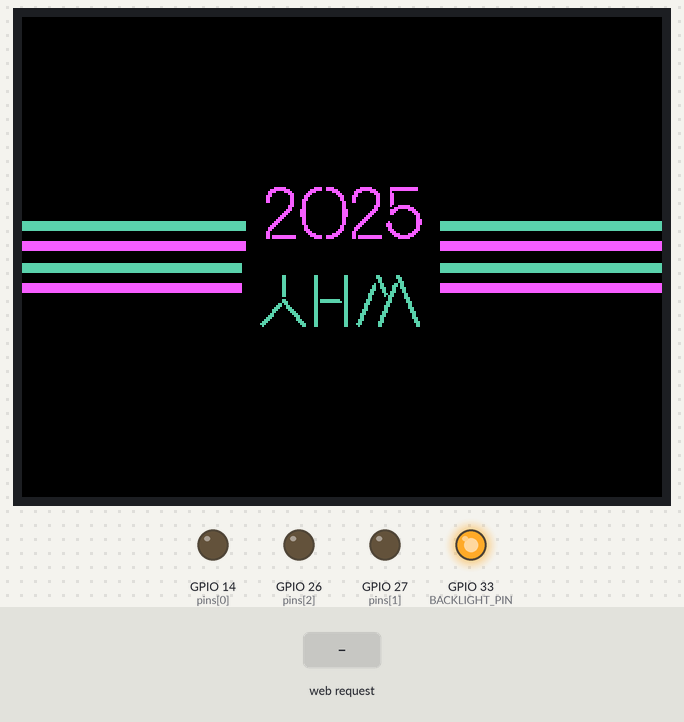
Recording of a sketch running on a simulated ESP32. Parts: 320×240 colour display, output pins drawn as LEDs (lit = HIGH). The test bench sets the inputs (shaded band). EEPROM starts erased; what the sketch prints to the serial monitor is not drawn.

Above: at 1.5 s.
1.6 s: HTTP request GET /toggleAll received
At 2.4 s:
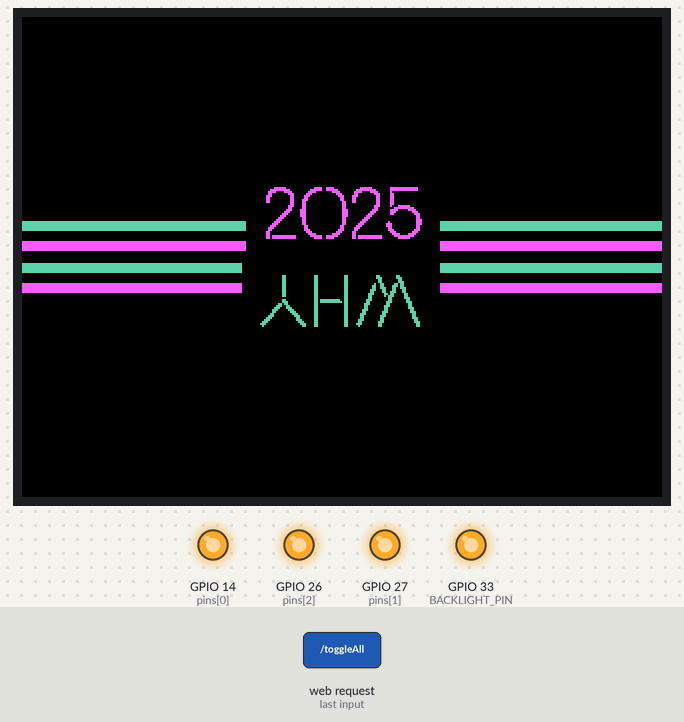
3.1 s: HTTP request GET /toggleBacklight received
At 4.3 s:
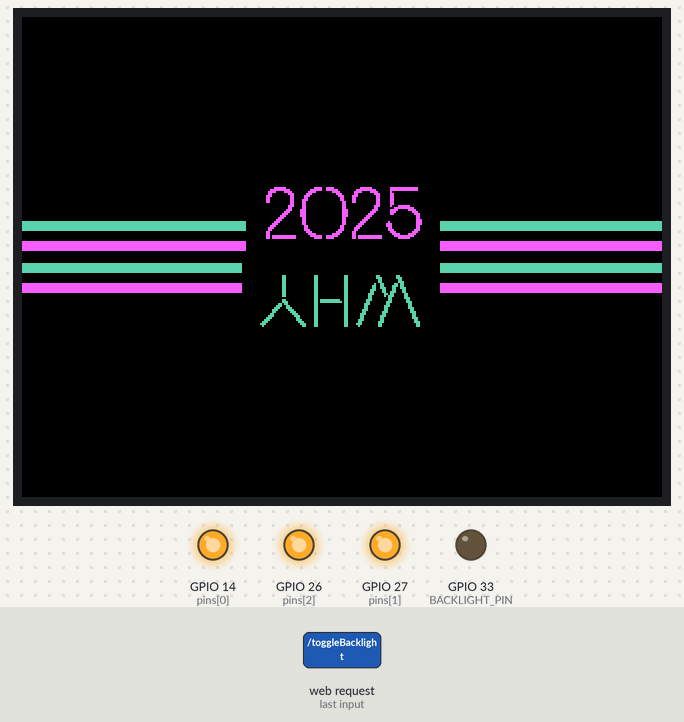
4.6 s: HTTP request GET /setMasterBrightness?value= received
At 5.9 s:
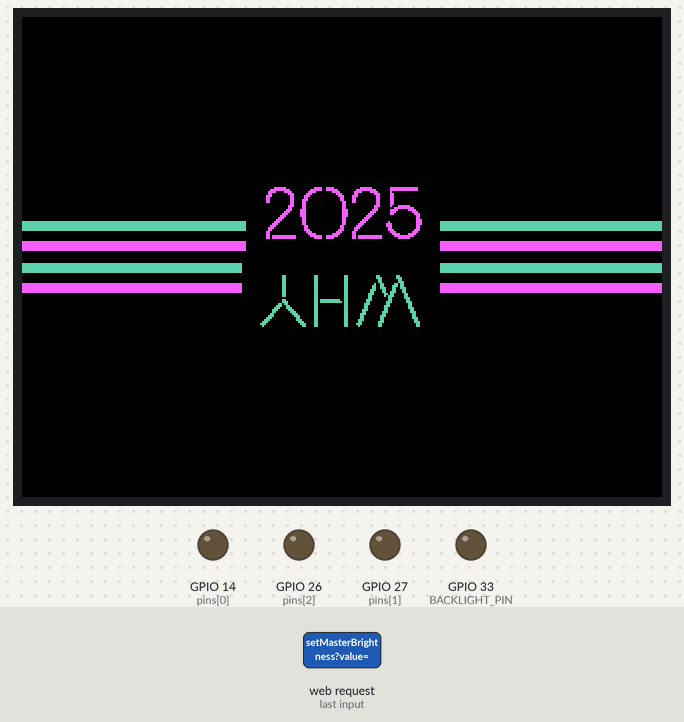
Timing chart, 0 to 7.6 s (numbered marks = the images above; inputs shaded):
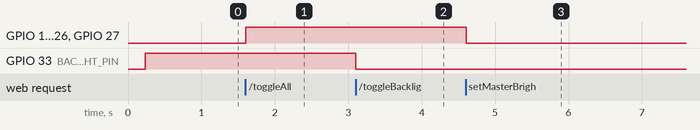

The sketch:

Why_code.ino
```cpp
#include <WiFi.h>
#include <SPI.h>
#include <Adafruit_GFX.h>
#include <Adafruit_ILI9341.h>
#include <Preferences.h>  // Persistent storage
#include <driver/ledc.h>
#include "Beon_Regular20pt7b.h"


#define TFT_DC 4
#define TFT_CS 15
#define TFT_RST 2
#define TFT_MISO 19
#define TFT_MOSI 23
#define TFT_CLK 18

// Backlight control
#define BACKLIGHT_PIN 33
int backlightBrightness = 255;  // Default full brightness
bool backlightState = true;     // Default ON

// GPIO Pins for PWM control (removed pins 25, 33, 32)
const int pins[] = {14, 27, 26};
const int numPins = 3;
bool pinStates[numPins] = {false, false, false};
int pinBrightness[numPins] = {255, 255, 255};  // PWM brightness values (0-255)

// Initialize TFT display
Adafruit_ILI9341 tft = Adafruit_ILI9341(TFT_CS, TFT_DC, TFT_RST);

// Generate unique SSID & Password
uint32_t chipID = (uint32_t)ESP.getEfuseMac();
String uniqueID = String(chipID & 0xFFFFFF, HEX);
String ssid = "ESP32_Display_" + uniqueID;
String password = "ESP_" + uniqueID;

// Persistent storage
Preferences preferences;

// Store text input
String line1;
String line2;

// Default text values
const String defaultLine1 = "WHY";
const String defaultLine2 = "2025";

// Start the web server
WiFiServer server(80);

// Function to save text to flash storage
void saveText(String text1, String text2) {
    preferences.begin("display", false);
    preferences.putString("line1", text1);
    preferences.putString("line2", text2);
    preferences.end();
}

// Function to save GPIO states and brightness
void savePinStates() {
    preferences.begin("display", false);
    for (int i = 0; i < numPins; i++) {
        preferences.putBool(("pin" + String(i)).c_str(), pinStates[i]);
        preferences.putInt(("brightness" + String(i)).c_str(), pinBrightness[i]);
    }
    preferences.end();
}

void handleTextUpdate(String request) {
    // Extract line1
    int line1Index = request.indexOf("line1=");
    int line2Index = request.indexOf("line2=");

    if (line1Index >= 0 && line2Index >= 0) {
        line1Index += 6; // Move past "line1="
        line2Index += 6; // Move past "line2="

        // Extract values from the request
        String newLine1 = request.substring(line1Index, request.indexOf('&', line1Index));
        String newLine2 = request.substring(line2Index, request.indexOf(' ', line2Index));

        // Decode URL encoding (replace %20 with space, etc.)
        newLine1.replace("%20", " ");
        newLine2.replace("%20", " ");

        // Save new text to persistent storage
        preferences.begin("display", false);
        preferences.putString("line1", newLine1);
        preferences.putString("line2", newLine2);
        preferences.end();

        // Update the display with new text
        line1 = newLine1;
        line2 = newLine2;
        updateDisplay();
    }
}

// Function to display Wi-Fi credentials
void showWiFiInfo() {
    tft.fillScreen(ILI9341_BLACK);
    tft.setTextColor(ILI9341_WHITE);
    tft.setTextSize(2);

    tft.setCursor(20, 80);
    tft.println("Connect to:");

    tft.setCursor(20, 110);
    tft.println(ssid);

    tft.setCursor(20, 150);
    tft.println("Password:");

    tft.setCursor(20, 180);
    tft.println(password);
}

void drawThickLine(int x1, int y, int x2, uint16_t color, int thickness) {
    for (int i = 0; i < thickness; i++) {
        tft.drawLine(x1, y + i, x2, y + i, color);
    }
}

void updateDisplay() {
    tft.setRotation(3);  // Landscape (320x240)
    tft.fillScreen(ILI9341_BLACK);
    tft.setFont(&Beon_Regular20pt7b);
    tft.setTextSize(0.5);

    // === LINE 1 (top) ===
    int16_t x1, y1;
    uint16_t w1, h1;
    tft.getTextBounds(line1, 0, 0, &x1, &y1, &w1, &h1);
    int16_t textX1 = (320 - w1) / 2;
    int16_t textY1 = 110;
    tft.setTextColor(0xF25E95);
    tft.setCursor(textX1, textY1);
    tft.println(line1);

    // Main red line
    int16_t lineY1 = textY1 - h1 / 2 + 15;
    drawThickLine(0, lineY1, textX1 - 10, 0xF25E95, 5);       // Left part
    drawThickLine(textX1 + w1 + 10, lineY1, 320, 0xF25E95, 5); // Right part

    // Blue accents above the red line
    drawThickLine(0, lineY1 - 5 - 5, textX1 - 10, 0x61F2FF, 5);  // top left
    drawThickLine(textX1 + w1 + 10, lineY1 - 5 - 5, 320, 0x61F2FF, 5);  // top right


    // === LINE 2 (bottom, flipped) ===
    tft.setRotation((3 + 2) % 4);  // rotate 180
    tft.setFont(&Beon_Regular20pt7b);
    tft.setTextSize(0.5);

    tft.getTextBounds(line2, 0, 0, &x1, &y1, &w1, &h1);
    int16_t textX2 = (320 - w1) / 2;
    int16_t textY2 = 110;
    tft.setTextColor(0x61F2FF);
    tft.setCursor(textX2, textY2);
    tft.println(line2);

    int16_t lineY2 = textY2 - h1 / 2 + 15;

    // Main blue line
    drawThickLine(0, lineY2, textX2 - 10, 0x61F2FF, 5);
    drawThickLine(textX2 + w1 + 10, lineY2, 320, 0x61F2FF, 5);

    // Red accents above the blue line
    drawThickLine(0, lineY2 - 5 - 5, textX2 - 10, 0xF25E95, 5);  // top left
    drawThickLine(textX2 + w1 + 10, lineY2 - 5 - 5, 320, 0xF25E95, 5);  // top right

    // Reset
    tft.setRotation(3);
    tft.setFont(NULL);
}

void setup() {
    pinMode(BACKLIGHT_PIN, OUTPUT);
    Serial.begin(115200);

    SPI.begin(TFT_CLK, TFT_MISO, TFT_MOSI, TFT_CS);
    // Initialize display
    tft.begin();
    tft.setRotation(3);
    tft.fillScreen(ILI9341_BLACK);

    // Load saved text & backlight settings
    preferences.begin("display", false);
    line1 = preferences.getString("line1", defaultLine1);
    line2 = preferences.getString("line2", defaultLine2);
    backlightBrightness = preferences.getInt("brightness", 255);
    backlightState = preferences.getBool("backlight", true);
    preferences.end();

    // Load saved GPIO states and brightness
    preferences.begin("display", false);
    for (int i = 0; i < numPins; i++) {
        pinMode(pins[i], OUTPUT);
        pinStates[i] = preferences.getBool(("pin" + String(i)).c_str(), false);
        pinBrightness[i] = preferences.getInt(("brightness" + String(i)).c_str(), 255);
        setPinPWM(i, pinStates[i] ? pinBrightness[i] : 0);
    }
    preferences.end();

    setBacklight(255);

    // Show Wi-Fi credentials on screen
    showWiFiInfo();

    // Start Wi-Fi Access Point
    WiFi.softAP(ssid.c_str(), password.c_str());
    server.begin();

    // Wait 10 seconds before clearing screen
    //delay(10000);
    updateDisplay();
}

void loop() {
    WiFiClient client = server.available();
    if (client) {
        Serial.println("New Client Connected!");
        String request = "";
        while (client.connected()) {
            if (client.available()) {
                char c = client.read();
                request += c;

                if (c == '\n') {
                    // Handle Text Update
                    if (request.indexOf("GET /update") >= 0) {
                        handleTextUpdate(request);
                    }

                    // Handle GPIO Toggles
                    for (int i = 0; i < numPins; i++) {
                        if (request.indexOf("GET /toggle" + String(i)) >= 0) {
                            pinStates[i] = !pinStates[i];
                            setPinPWM(i, pinStates[i] ? pinBrightness[i] : 0);
                            savePinStates();
                        }
                    }

                    // Handle PWM Brightness Changes
                    for (int i = 0; i < numPins; i++) {
                        if (request.indexOf("GET /setBrightness" + String(i) + "?value=") >= 0) {
                            int brightnessValue = request.substring(request.indexOf("=") + 1).toInt();
                            if (brightnessValue >= 0 && brightnessValue <= 255) {
                                pinBrightness[i] = brightnessValue;
                                if (pinStates[i]) setPinPWM(i, pinBrightness[i]);
                                savePinStates();
                            }
                        }
                    }

                    // Handle Master PWM Brightness Change
                    if (request.indexOf("GET /setMasterBrightness?value=") >= 0) {
                        int brightnessValue = request.substring(request.indexOf("=") + 1).toInt();
                        if (brightnessValue >= 0 && brightnessValue <= 255) {
                            // Set all pins to the same brightness
                            for (int i = 0; i < numPins; i++) {
                                pinBrightness[i] = brightnessValue;
                                if (pinStates[i]) setPinPWM(i, pinBrightness[i]);
                            }
                            savePinStates();
                        }
                    }

                    // Handle "All On/Off" Button
                    if (request.indexOf("GET /toggleAll") >= 0) {
                        bool allOn = true;
                        for (int i = 0; i < numPins; i++) {
                            if (!pinStates[i]) allOn = false;
                        }
                        for (int i = 0; i < numPins; i++) {
                            pinStates[i] = !allOn;
                            setPinPWM(i, pinStates[i] ? pinBrightness[i] : 0);
                        }
                        savePinStates();
                    }

                    // Handle Backlight On/Off Toggle
                    if (request.indexOf("GET /toggleBacklight") >= 0) {
                        backlightState = !backlightState;
                        setBacklight(backlightState ? backlightBrightness : 0);
                        saveBacklightSettings();
                    }


                    // Handle Brightness Change
                    if (request.indexOf("GET /setBrightness?value=") >= 0) {
                        int brightnessValue = request.substring(request.indexOf("=") + 1).toInt();
                        if (brightnessValue >= 0 && brightnessValue <= 255) {
                            backlightBrightness = brightnessValue;
                            if (backlightState) setBacklight(backlightBrightness);
                            saveBacklightSettings();
                        }
                    }


                    // Send Web Page
                    sendWebPage(client);
                    break;
                }
            }
        }
        delay(10);
        client.stop();
        Serial.println("Client Disconnected.");
    }
}

// Function to set PWM brightness for GPIO pins
void setPinPWM(int pinIndex, int brightness) {
    if (pinIndex >= 0 && pinIndex < numPins) {
        Serial.print("Setting GPIO ");
        Serial.print(pins[pinIndex]);
        Serial.print(" to brightness: ");
        Serial.println(brightness);
        analogWrite(pins[pinIndex], brightness);
    }
}

// Function to set the backlight brightness
void setBacklight(int brightness) {
    Serial.print("Setting Backlight to: ");
    Serial.println(brightness);
    analogWrite(BACKLIGHT_PIN, brightness);
}

void saveBacklightSettings() {
    preferences.begin("display", false);
    preferences.putInt("brightness", backlightBrightness);
    preferences.putBool("backlight", backlightState);
    preferences.end();
}

void sendWebPage(WiFiClient &client) {
    client.println("HTTP/1.1 200 OK");
    client.println("Content-Type: text/html");
    client.println("Connection: close");
    client.println();
    client.println("<!DOCTYPE html><html><head><title>ESP32 TFT Control</title>");
    client.println("<meta name='viewport' content='width=device-width, initial-scale=1'>");
    client.println("<style>body { font-family: Arial; text-align: center; } ");
    client.println("button { width: 80%; padding: 10px; margin: 10px; font-size: 20px; }");
    client.println("input { width: 80%; padding: 10px; margin: 10px; font-size: 20px; }</style></head><body>");

    client.println("<h2>ESP32 TFT Display</h2>");

    // Text Update Form
    client.println("<form action='/update' method='get'>");
    client.println("<input type='text' name='line1' placeholder='Line 1' value='" + line1 + "'><br>");
    client.println("<input type='text' name='line2' placeholder='Line 2' value='" + line2 + "'><br>");
    client.println("<button type='submit'>Update Display</button>");
    client.println("</form>");

    // Backlight Toggle
    client.println("<form action='/toggleBacklight' method='get'>");
    client.println("<button type='submit' style='background-color:" + String(backlightState ? "green" : "gray") + ";'>Toggle Backlight</button>");
    client.println("</form>");

    // Brightness Slider
    client.println("<label>Backlight Brightness: " + String(backlightBrightness) + "</label><br>");
    client.println("<input type='range' min='0' max='255' value='" + String(backlightBrightness) + "' onchange='updateBrightness(this.value)'><br>");

    // Master PWM Slider
    client.println("<h3>Master LED Brightness</h3>");
    client.println("<label>Set All LEDs to Same Brightness</label><br>");
    client.println("<input type='range' min='0' max='255' value='255' onchange='updateMasterBrightness(this.value)'><br>");
    client.println("<script>function updateBrightness(val) { var x = new XMLHttpRequest(); x.open('GET', '/setBrightness?value='+val, true); x.send(); }</script>");

    // GPIO Buttons with PWM sliders
    for (int i = 0; i < numPins; i++) {
        client.println("<h3>GPIO " + String(pins[i]) + "</h3>");

        // Toggle button
        client.println("<form action='/toggle" + String(i) + "' method='get'>");
        client.println("<button type='submit' style='background-color:" + String(pinStates[i] ? "green" : "gray") + ";'>GPIO " + String(pins[i]) + " (" + String(pinStates[i] ? "ON" : "OFF") + ")</button>");
        client.println("</form>");

        // Brightness slider
        client.println("<label>Brightness: " + String(pinBrightness[i]) + "</label><br>");
        client.println("<input type='range' min='0' max='255' value='" + String(pinBrightness[i]) + "' onchange='updatePinBrightness(" + String(i) + ", this.value)'><br>");
    }

    // JavaScript for PWM control
    client.println("<script>");
    client.println("function updateBrightness(val) { ");
    client.println("var x = new XMLHttpRequest(); ");
    client.println("x.open('GET', '/setBrightness?value='+val, true); ");
    client.println("x.send(); }");
    client.println("function updateMasterBrightness(val) { ");
    client.println("var x = new XMLHttpRequest(); ");
    client.println("x.open('GET', '/setMasterBrightness?value='+val, true); ");
    client.println("x.send(); ");
    client.println("setTimeout(function(){ location.reload(); }, 500); }"); // Refresh page to update individual sliders
    client.println("function updatePinBrightness(pin, val) { ");
    client.println("var x = new XMLHttpRequest(); ");
    client.println("x.open('GET', '/setBrightness'+pin+'?value='+val, true); ");
    client.println("x.send(); }");
    client.println("</script>");

    // Master Toggle
    client.println("<form action='/toggleAll' method='get'><button type='submit' style='background-color:blue;color:white;'>Toggle ALL GPIOs</button></form>");
    client.println("</body></html>");
}
```

Source omitted: egular20pt7b.h (data table, 34049 bytes)

Measured:
- after the input at 1.6 s, GPIO 14 (pins[0]), GPIO 26 (pins[2]), GPIO 27 (pins[1]): LOW → HIGH at once
- after the input at 3.1 s, GPIO 33 (BACKLIGHT_PIN): HIGH → LOW at once
- after the input at 4.6 s, GPIO 14 (pins[0]), GPIO 26 (pins[2]), GPIO 27 (pins[1]): HIGH → LOW at once
